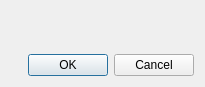
<?xml version="1.0" encoding="UTF-8"?>
<ui version="4.0">
 <author>Patrick Ziegler</author>
 <class>MediaCopierDialogFull</class>
 <widget class="QDialog" name="MediaCopierDialogFull">
  <property name="geometry">
   <rect>
    <x>0</x>
    <y>0</y>
    <width>205</width>
    <height>87</height>
   </rect>
  </property>
  <layout class="QVBoxLayout" name="verticalLayout">
   <item>
    <widget class="MediaCopierParamWidget" name="param" native="true"/>
   </item>
   <item>
    <spacer name="verticalSpacer">
     <property name="orientation">
      <enum>Qt::Vertical</enum>
     </property>
     <property name="sizeType">
      <enum>QSizePolicy::Fixed</enum>
     </property>
     <property name="sizeHint" stdset="0">
      <size>
       <width>20</width>
       <height>3</height>
      </size>
     </property>
    </spacer>
   </item>
   <item>
    <widget class="MediaCopierLogWidget" name="log" native="true"/>
   </item>
   <item>
    <widget class="QDialogButtonBox" name="dialogButtonBox">
     <property name="standardButtons">
      <set>QDialogButtonBox::Cancel|QDialogButtonBox::Ok</set>
     </property>
    </widget>
   </item>
  </layout>
 </widget>
 <customwidgets>
  <customwidget>
   <class>MediaCopierParamWidget</class>
   <extends>QWidget</extends>
   <header>gui/widget_param.hpp</header>
   <container>1</container>
  </customwidget>
  <customwidget>
   <class>MediaCopierLogWidget</class>
   <extends>QWidget</extends>
   <header>gui/widget_log.hpp</header>
   <container>1</container>
  </customwidget>
 </customwidgets>
 <resources/>
 <connections/>
</ui>
